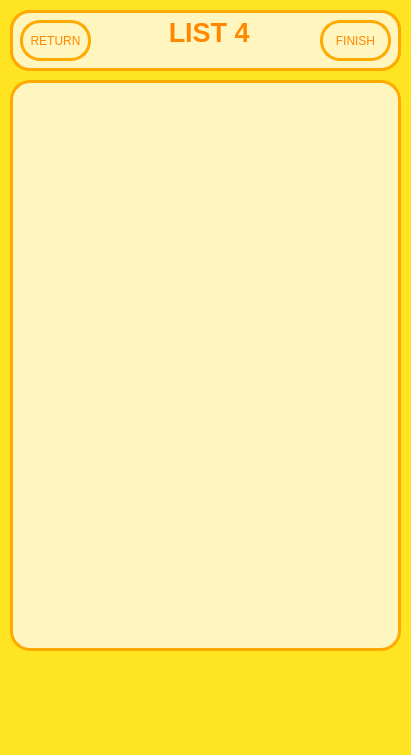
<?xml version="1.0" encoding="UTF-8"?>
<ui version="4.0">
 <class>MainWindow</class>
 <widget class="QMainWindow" name="MainWindow">
  <property name="geometry">
   <rect>
    <x>0</x>
    <y>0</y>
    <width>411</width>
    <height>755</height>
   </rect>
  </property>
  <property name="windowTitle">
   <string>MainWindow</string>
  </property>
  <property name="styleSheet">
   <string notr="true">background: rgb(255, 229, 33)</string>
  </property>
  <widget class="QWidget" name="centralwidget">
   <widget class="QPlainTextEdit" name="txted_todo3">
    <property name="geometry">
     <rect>
      <x>10</x>
      <y>80</y>
      <width>391</width>
      <height>571</height>
     </rect>
    </property>
    <property name="styleSheet">
     <string notr="true">border: 2.75px solid rgb(255, 170, 0);
  border-radius: 20px;
background: solid rgb(255, 245, 190);
color: gb(255, 136, 0)</string>
    </property>
   </widget>
   <widget class="QLabel" name="label">
    <property name="geometry">
     <rect>
      <x>10</x>
      <y>640</y>
      <width>91</width>
      <height>61</height>
     </rect>
    </property>
    <property name="text">
     <string/>
    </property>
    <property name="pixmap">
     <pixmap>../pixel_picture/New Piskel (2)/pixer_duck10.png</pixmap>
    </property>
   </widget>
   <widget class="QWidget" name="widget" native="true">
    <property name="geometry">
     <rect>
      <x>10</x>
      <y>10</y>
      <width>391</width>
      <height>61</height>
     </rect>
    </property>
    <property name="styleSheet">
     <string notr="true">border: 2.75px solid rgb(255, 170, 0);
  border-radius: 20px;
background: solid rgb(255, 245, 190);
color: black</string>
    </property>
    <widget class="QTextBrowser" name="txt_tiltle4">
     <property name="geometry">
      <rect>
       <x>0</x>
       <y>0</y>
       <width>391</width>
       <height>61</height>
      </rect>
     </property>
     <property name="styleSheet">
      <string notr="true">color: rgb(255, 136, 0)</string>
     </property>
     <property name="html">
      <string>&lt;!DOCTYPE HTML PUBLIC &quot;-//W3C//DTD HTML 4.0//EN&quot; &quot;http://www.w3.org/TR/REC-html40/strict.dtd&quot;&gt;
&lt;html&gt;&lt;head&gt;&lt;meta name=&quot;qrichtext&quot; content=&quot;1&quot; /&gt;&lt;meta charset=&quot;utf-8&quot; /&gt;&lt;style type=&quot;text/css&quot;&gt;
p, li { white-space: pre-wrap; }
hr { height: 1px; border-width: 0; }
li.unchecked::marker { content: &quot;\2610&quot;; }
li.checked::marker { content: &quot;\2612&quot;; }
&lt;/style&gt;&lt;/head&gt;&lt;body style=&quot; font-family:'Segoe UI'; font-size:9pt; font-weight:400; font-style:normal;&quot;&gt;
&lt;p align=&quot;center&quot; style=&quot; margin-top:0px; margin-bottom:0px; margin-left:0px; margin-right:0px; -qt-block-indent:0; text-indent:0px;&quot;&gt;&lt;span style=&quot; font-size:20pt; font-weight:700;&quot;&gt; LIST 4&lt;/span&gt;&lt;/p&gt;&lt;/body&gt;&lt;/html&gt;</string>
     </property>
    </widget>
    <widget class="QPushButton" name="bt_return4">
     <property name="geometry">
      <rect>
       <x>10</x>
       <y>10</y>
       <width>71</width>
       <height>41</height>
      </rect>
     </property>
     <property name="cursor">
      <cursorShape>PointingHandCursor</cursorShape>
     </property>
     <property name="styleSheet">
      <string notr="true">color: rgb(255, 136, 0)</string>
     </property>
     <property name="text">
      <string>RETURN</string>
     </property>
    </widget>
    <widget class="QPushButton" name="bt_finish4">
     <property name="geometry">
      <rect>
       <x>310</x>
       <y>10</y>
       <width>71</width>
       <height>41</height>
      </rect>
     </property>
     <property name="cursor">
      <cursorShape>PointingHandCursor</cursorShape>
     </property>
     <property name="styleSheet">
      <string notr="true">color: rgb(255, 136, 0)</string>
     </property>
     <property name="text">
      <string>FINISH</string>
     </property>
    </widget>
   </widget>
   <widget class="QLabel" name="label_5">
    <property name="geometry">
     <rect>
      <x>340</x>
      <y>640</y>
      <width>91</width>
      <height>61</height>
     </rect>
    </property>
    <property name="text">
     <string/>
    </property>
    <property name="pixmap">
     <pixmap>../pixel_picture/New Piskel (2)/pixer_duck10.png</pixmap>
    </property>
   </widget>
   <widget class="QLabel" name="label_3">
    <property name="geometry">
     <rect>
      <x>180</x>
      <y>640</y>
      <width>91</width>
      <height>61</height>
     </rect>
    </property>
    <property name="text">
     <string/>
    </property>
    <property name="pixmap">
     <pixmap>../pixel_picture/New Piskel (2)/pixer_duck10.png</pixmap>
    </property>
   </widget>
   <widget class="QLabel" name="label_4">
    <property name="geometry">
     <rect>
      <x>260</x>
      <y>640</y>
      <width>91</width>
      <height>61</height>
     </rect>
    </property>
    <property name="text">
     <string/>
    </property>
    <property name="pixmap">
     <pixmap>../pixel_picture/New Piskel (2)/pixer_duck10.png</pixmap>
    </property>
   </widget>
   <widget class="QLabel" name="label_2">
    <property name="geometry">
     <rect>
      <x>90</x>
      <y>640</y>
      <width>91</width>
      <height>61</height>
     </rect>
    </property>
    <property name="text">
     <string/>
    </property>
    <property name="pixmap">
     <pixmap>../pixel_picture/New Piskel (2)/pixer_duck10.png</pixmap>
    </property>
   </widget>
   <zorder>label</zorder>
   <zorder>label_2</zorder>
   <zorder>label_3</zorder>
   <zorder>label_4</zorder>
   <zorder>label_5</zorder>
   <zorder>txted_todo3</zorder>
   <zorder>widget</zorder>
  </widget>
  <widget class="QMenuBar" name="menubar">
   <property name="geometry">
    <rect>
     <x>0</x>
     <y>0</y>
     <width>411</width>
     <height>25</height>
    </rect>
   </property>
  </widget>
  <widget class="QStatusBar" name="statusbar"/>
 </widget>
 <resources/>
 <connections/>
</ui>
